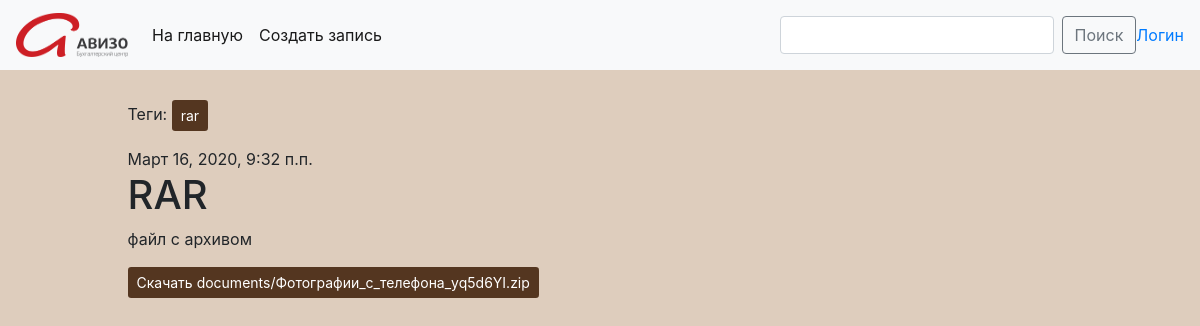
Page /post/78/ on the earlier database version.
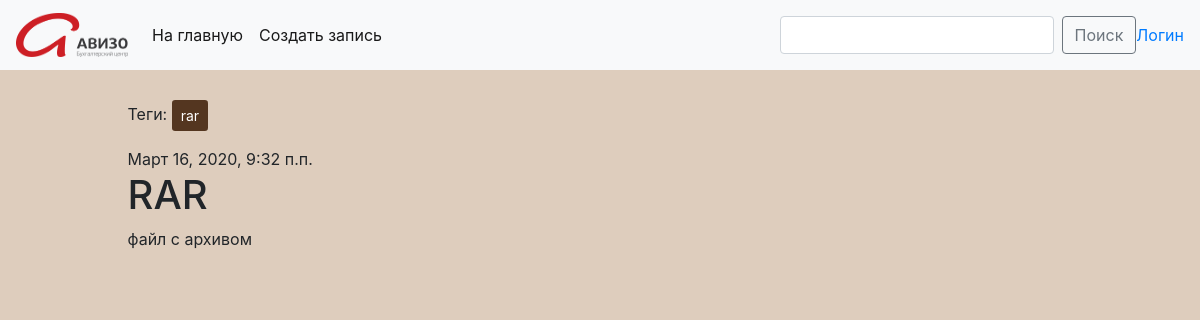
Same page on the later database version.
### blog/models.py (models this page shows, shortened)
class Post(models.Model):
    author = models.ForeignKey(settings.AUTH_USER_MODEL, on_delete=models.CASCADE)
    author_first_name = ''
    author_last_name = ''
    title = models.CharField(max_length=200)
    text = models.TextField()
    created_date = models.DateTimeField(default=timezone.now)
    published_date = models.DateTimeField(blank=True, null=True)
    tags = TaggableManager(through=RuTaggedItem)
    document = models.FileField(blank=True)
    image = models.ImageField(blank=True, upload_to='images/')

### blog/views.py (the view)
# urls.py: path('post/<int:pk>/', views.PostDetailView.as_view(), name='post_detail'),
class PostDetailView(View):
    def get(self, request, pk=None):
        post = get_object_or_404(Post, pk=pk)
        return render(request, 'blog/post_detail.html', {'post': post})

### blog/templates/blog/post_detail.html (shortened to what this page needs)
{% extends 'include/base.html' %}
{% block content %}
<div class="post" style="width: 100%; word-break: break-all">
    <p class="tags">Теги: {% for tag in post.tags.all %}
        <a class="btn btn-sm" style="background: #543620; color: #fff" href="{% url 'post_list_by_tag' tag.slug %}" role="button">{{ tag.name }}</a>
        {% endfor %}</p>
    {% if post.published_date %}
    <div class="date">
        {{ post.published_date }}
    </div>
    {% endif %}
    <h1>{{ post.title }}</h1>
    <p>{{ post.text|linebreaksbr }}</p>
    {% if post.document %}
    <p><a class="btn btn-sm active" style="background: #543620; color: #fff" href="{{post.document.url}}" role="button" aria-pressed="true">Скачать {{post.document.name}}</a></p>
    {% endif %}
    {% if post.image %}
    {% load thumbnail %}
    {% endif %}
</div>
{% endblock %}

Differences in the rows shown:
changed Post "RAR": document.name "documents/Фотографии_с_телефона_yq5d6YI.zip" → (not shown)
Other differences:
text no longer shown: "Скачать"
